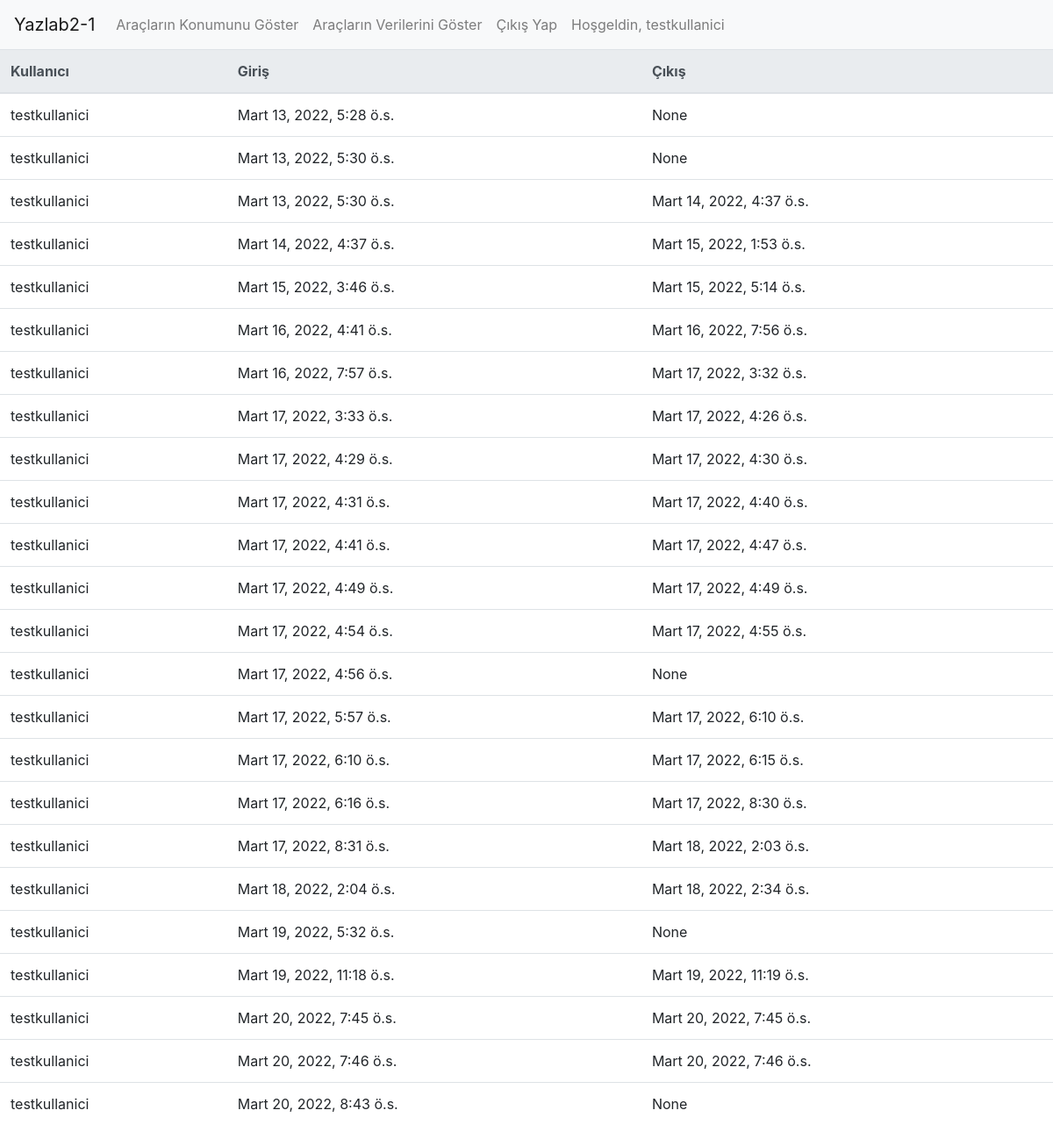
Screenshot of /user_situation (signed in) with the database file from the repository.
### siteuser/models.py (models this page shows)
class UserLoginTime(models.Model):
    user=models.ForeignKey(settings.AUTH_USER_MODEL, on_delete=models.CASCADE)
    login_date=models.DateTimeField(
            blank=True, null=True)
    logout_date=models.DateTimeField(
            blank=True, null=True)

### siteuser/views.py (the view)
# urls.py: path("user_situation", views.user_value, name= "user_situation"),
def user_value(request):
	log_data=UserLoginTime.objects.filter(user=request.user)
	return render(request=request,template_name="siteuser/user_data.html",context={'log_user':log_data})

### siteuser/templates/siteuser/user_data.html
{% extends "siteuser/header.html" %}
{% block content %}
<table class="table">
    <thead class="thead-light">
      <tr>
        <th scope="col">Kullanıcı</th>
        <th scope="col">Giriş</th>
        <th scope="col">Çıkış</th>
      </tr>
    </thead>
    <tbody>
    {%for log in log_user%}
      <tr>
        <td>{{log.user}}</td>
        <td>{{log.login_date}}</td>
        <td>{{log.logout_date}}</td>
      </tr>
    {%endfor%}
    </tbody>
  </table>
{% endblock %}

### siteuser/templates/siteuser/header.html (shortened to what this page needs)
<!DOCTYPE html>
<html>
  <head>
    <link rel="stylesheet" href="https://stackpath.bootstrapcdn.com/bootstrap/4.4.1/css/bootstrap.min.css">
  </head>
  <body>
<nav class="navbar navbar-expand-lg navbar-light bg-light">
  <a class="navbar-brand" href="/">Yazlab2-1</a>
  <div class="collapse navbar-collapse" id="navbarText">
    <ul class="navbar-nav mr-auto">
      {% if user.is_authenticated %}
      <li class="nav-item">
        <a class="nav-link" href="/show_map">Araçların Konumunu Göster</a>
      </li>
      <li class="nav-item">
        <a class="nav-link" href="/show_data">Araçların Verilerini Göster</a>
      </li>
      <li class="nav-item">
        <a class="nav-link" href="/logout">Çıkış Yap</a>
      </li>
      <li class="nav-item">
        <a class="nav-link" href="/user_situation">Hoşgeldin, {{user.username}}</a>
      </li>
      {% else %}
      <li class="nav-item">
        <a class="nav-link" href="/login">Kullanıcı Girişi</a>
      </li>
      {% endif %}
    </ul>
  </div>
</nav>
    {% block content %}
    {% endblock %}
  </body>
</html>

### rows the page displays
UserLoginTime: user "testkullanici", login_date "Mart 13, 2022, 5:28 ö.s.", logout_date "None"
UserLoginTime: user "testkullanici", login_date "Mart 13, 2022, 5:30 ö.s.", logout_date "None"
UserLoginTime: user "testkullanici", login_date "Mart 13, 2022, 5:30 ö.s.", logout_date "Mart 14, 2022, 4:37 ö.s."
UserLoginTime: user "testkullanici", login_date "Mart 14, 2022, 4:37 ö.s.", logout_date "Mart 15, 2022, 1:53 ö.s."
UserLoginTime: user "testkullanici", login_date "Mart 15, 2022, 3:46 ö.s.", logout_date "Mart 15, 2022, 5:14 ö.s."
UserLoginTime: user "testkullanici", login_date "Mart 16, 2022, 4:41 ö.s.", logout_date "Mart 16, 2022, 7:56 ö.s."
UserLoginTime: user "testkullanici", login_date "Mart 16, 2022, 7:57 ö.s.", logout_date "Mart 17, 2022, 3:32 ö.s."
UserLoginTime: user "testkullanici", login_date "Mart 17, 2022, 3:33 ö.s.", logout_date "Mart 17, 2022, 4:26 ö.s."
UserLoginTime: user "testkullanici", login_date "Mart 17, 2022, 4:29 ö.s.", logout_date "Mart 17, 2022, 4:30 ö.s."
UserLoginTime: user "testkullanici", login_date "Mart 17, 2022, 4:31 ö.s.", logout_date "Mart 17, 2022, 4:40 ö.s."
UserLoginTime: user "testkullanici", login_date "Mart 17, 2022, 4:41 ö.s.", logout_date "Mart 17, 2022, 4:47 ö.s."
UserLoginTime: user "testkullanici", login_date "Mart 17, 2022, 4:49 ö.s.", logout_date "Mart 17, 2022, 4:49 ö.s."
UserLoginTime: user "testkullanici", login_date "Mart 17, 2022, 4:54 ö.s.", logout_date "Mart 17, 2022, 4:55 ö.s."
UserLoginTime: user "testkullanici", login_date "Mart 17, 2022, 4:56 ö.s.", logout_date "None"
UserLoginTime: user "testkullanici", login_date "Mart 17, 2022, 5:57 ö.s.", logout_date "Mart 17, 2022, 6:10 ö.s."
UserLoginTime: user "testkullanici", login_date "Mart 17, 2022, 6:10 ö.s.", logout_date "Mart 17, 2022, 6:15 ö.s."
UserLoginTime: user "testkullanici", login_date "Mart 17, 2022, 6:16 ö.s.", logout_date "Mart 17, 2022, 8:30 ö.s."
UserLoginTime: user "testkullanici", login_date "Mart 17, 2022, 8:31 ö.s.", logout_date "Mart 18, 2022, 2:03 ö.s."
UserLoginTime: user "testkullanici", login_date "Mart 18, 2022, 2:04 ö.s.", logout_date "Mart 18, 2022, 2:34 ö.s."
UserLoginTime: user "testkullanici", login_date "Mart 19, 2022, 5:32 ö.s.", logout_date "None"
UserLoginTime: user "testkullanici", login_date "Mart 19, 2022, 11:18 ö.s.", logout_date "Mart 19, 2022, 11:19 ö.s."
UserLoginTime: user "testkullanici", login_date "Mart 20, 2022, 7:45 ö.s.", logout_date "Mart 20, 2022, 7:45 ö.s."
UserLoginTime: user "testkullanici", login_date "Mart 20, 2022, 7:46 ö.s.", logout_date "Mart 20, 2022, 7:46 ö.s."
UserLoginTime: user "testkullanici", login_date "Mart 20, 2022, 8:43 ö.s.", logout_date "None"

### other values shown
{{ user.username }} "testkullanici"
